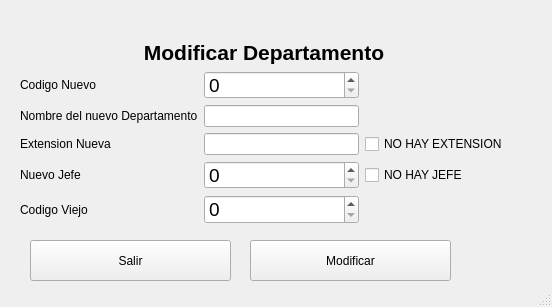
<?xml version="1.0" encoding="UTF-8"?>
<ui version="4.0">
 <class>MainWindow</class>
 <widget class="QMainWindow" name="MainWindow">
  <property name="geometry">
   <rect>
    <x>0</x>
    <y>0</y>
    <width>552</width>
    <height>307</height>
   </rect>
  </property>
  <property name="windowTitle">
   <string>MainWindow</string>
  </property>
  <widget class="QWidget" name="centralwidget">
   <widget class="QWidget" name="layoutWidget">
    <property name="geometry">
     <rect>
      <x>20</x>
      <y>40</y>
      <width>488</width>
      <height>184</height>
     </rect>
    </property>
    <layout class="QGridLayout" name="gridLayout">
     <item row="0" column="0" colspan="3">
      <widget class="QLabel" name="LTitulo">
       <property name="minimumSize">
        <size>
         <width>100</width>
         <height>0</height>
        </size>
       </property>
       <property name="font">
        <font>
         <pointsize>16</pointsize>
         <weight>75</weight>
         <bold>true</bold>
        </font>
       </property>
       <property name="text">
        <string>Modificar Departamento</string>
       </property>
       <property name="alignment">
        <set>Qt::AlignCenter</set>
       </property>
      </widget>
     </item>
     <item row="4" column="0">
      <widget class="QLabel" name="label_3">
       <property name="styleSheet">
        <string notr="true">font: 75 12pt &quot;MS Shell Dlg 2&quot;;</string>
       </property>
       <property name="text">
        <string>Extension Nueva</string>
       </property>
      </widget>
     </item>
     <item row="1" column="1">
      <widget class="QSpinBox" name="SBCodigoEliminar">
       <property name="font">
        <font>
         <pointsize>14</pointsize>
        </font>
       </property>
       <property name="maximum">
        <number>999999999</number>
       </property>
      </widget>
     </item>
     <item row="1" column="0">
      <widget class="QLabel" name="label">
       <property name="styleSheet">
        <string notr="true">font: 75 12pt &quot;MS Shell Dlg 2&quot;;</string>
       </property>
       <property name="text">
        <string>Codigo Nuevo</string>
       </property>
      </widget>
     </item>
     <item row="3" column="1">
      <widget class="QLineEdit" name="NombreDepartamento">
       <property name="maxLength">
        <number>45</number>
       </property>
      </widget>
     </item>
     <item row="3" column="0">
      <widget class="QLabel" name="label_2">
       <property name="styleSheet">
        <string notr="true">font: 75 12pt &quot;MS Shell Dlg 2&quot;;</string>
       </property>
       <property name="text">
        <string>Nombre del nuevo Departamento</string>
       </property>
      </widget>
     </item>
     <item row="4" column="1">
      <widget class="QLineEdit" name="ExtensionDepartamento">
       <property name="maxLength">
        <number>45</number>
       </property>
      </widget>
     </item>
     <item row="6" column="0">
      <widget class="QLabel" name="label_4">
       <property name="styleSheet">
        <string notr="true">font: 75 12pt &quot;MS Shell Dlg 2&quot;;</string>
       </property>
       <property name="text">
        <string>Codigo Viejo</string>
       </property>
      </widget>
     </item>
     <item row="6" column="1">
      <widget class="QSpinBox" name="SBCodigoViejo">
       <property name="font">
        <font>
         <pointsize>14</pointsize>
        </font>
       </property>
       <property name="maximum">
        <number>999999999</number>
       </property>
      </widget>
     </item>
     <item row="5" column="0">
      <widget class="QLabel" name="label_5">
       <property name="styleSheet">
        <string notr="true">font: 12pt &quot;MS Shell Dlg 2&quot;;</string>
       </property>
       <property name="text">
        <string>Nuevo Jefe</string>
       </property>
      </widget>
     </item>
     <item row="5" column="1">
      <widget class="QSpinBox" name="SBJefe">
       <property name="font">
        <font>
         <pointsize>14</pointsize>
        </font>
       </property>
       <property name="maximum">
        <number>999999999</number>
       </property>
      </widget>
     </item>
     <item row="4" column="2">
      <widget class="QCheckBox" name="CBNEx">
       <property name="text">
        <string>NO HAY EXTENSION</string>
       </property>
      </widget>
     </item>
     <item row="5" column="2">
      <widget class="QCheckBox" name="CBNJef">
       <property name="text">
        <string>NO HAY JEFE</string>
       </property>
      </widget>
     </item>
    </layout>
   </widget>
   <widget class="QPushButton" name="pushButton">
    <property name="geometry">
     <rect>
      <x>250</x>
      <y>240</y>
      <width>201</width>
      <height>41</height>
     </rect>
    </property>
    <property name="text">
     <string>Modificar</string>
    </property>
   </widget>
   <widget class="QPushButton" name="PBSalir">
    <property name="geometry">
     <rect>
      <x>30</x>
      <y>240</y>
      <width>201</width>
      <height>41</height>
     </rect>
    </property>
    <property name="text">
     <string>Salir</string>
    </property>
   </widget>
  </widget>
  <widget class="QStatusBar" name="statusbar"/>
 </widget>
 <resources/>
 <connections/>
</ui>
